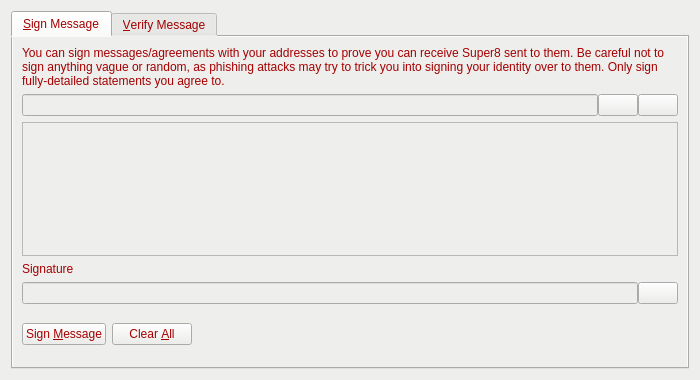
<?xml version="1.0" encoding="UTF-8"?>
<ui version="4.0">
 <class>SignVerifyMessageDialog</class>
 <widget class="QDialog" name="SignVerifyMessageDialog">
  <property name="geometry">
   <rect>
    <x>0</x>
    <y>0</y>
    <width>700</width>
    <height>380</height>
   </rect>
  </property>
  <property name="windowTitle">
   <string>Signatures - Sign / Verify a Message</string>
  </property>
  <property name="styleSheet">
   <string notr="true">background-color: rgb(238, 238, 236);
color: rgb(164, 0, 0);</string>
  </property>
  <property name="modal">
   <bool>true</bool>
  </property>
  <layout class="QVBoxLayout" name="verticalLayout">
   <item>
    <widget class="QTabWidget" name="tabWidget">
     <property name="currentIndex">
      <number>0</number>
     </property>
     <widget class="QWidget" name="tabSignMessage">
      <attribute name="title">
       <string>&amp;Sign Message</string>
      </attribute>
      <layout class="QVBoxLayout" name="verticalLayout_SM">
       <item>
        <widget class="QLabel" name="infoLabel_SM">
         <property name="text">
          <string>You can sign messages/agreements with your addresses to prove you can receive Super8 sent to them. Be careful not to sign anything vague or random, as phishing attacks may try to trick you into signing your identity over to them. Only sign fully-detailed statements you agree to.</string>
         </property>
         <property name="textFormat">
          <enum>Qt::PlainText</enum>
         </property>
         <property name="wordWrap">
          <bool>true</bool>
         </property>
        </widget>
       </item>
       <item>
        <layout class="QHBoxLayout" name="horizontalLayout_1_SM">
         <property name="spacing">
          <number>0</number>
         </property>
         <item>
          <widget class="QValidatedLineEdit" name="addressIn_SM">
           <property name="toolTip">
            <string>The Super8 address to sign the message with</string>
           </property>
          </widget>
         </item>
         <item>
          <widget class="QPushButton" name="addressBookButton_SM">
           <property name="toolTip">
            <string>Choose previously used address</string>
           </property>
           <property name="text">
            <string/>
           </property>
           <property name="shortcut">
            <string>Alt+A</string>
           </property>
           <property name="autoDefault">
            <bool>false</bool>
           </property>
          </widget>
         </item>
         <item>
          <widget class="QPushButton" name="pasteButton_SM">
           <property name="toolTip">
            <string>Paste address from clipboard</string>
           </property>
           <property name="text">
            <string/>
           </property>
           <property name="shortcut">
            <string>Alt+P</string>
           </property>
           <property name="autoDefault">
            <bool>false</bool>
           </property>
          </widget>
         </item>
        </layout>
       </item>
       <item>
        <widget class="QPlainTextEdit" name="messageIn_SM">
         <property name="toolTip">
          <string>Enter the message you want to sign here</string>
         </property>
        </widget>
       </item>
       <item>
        <widget class="QLabel" name="signatureLabel_SM">
         <property name="text">
          <string>Signature</string>
         </property>
         <property name="textFormat">
          <enum>Qt::PlainText</enum>
         </property>
        </widget>
       </item>
       <item>
        <layout class="QHBoxLayout" name="horizontalLayout_2_SM">
         <property name="spacing">
          <number>0</number>
         </property>
         <item>
          <widget class="QLineEdit" name="signatureOut_SM">
           <property name="font">
            <font>
             <italic>true</italic>
            </font>
           </property>
           <property name="readOnly">
            <bool>true</bool>
           </property>
          </widget>
         </item>
         <item>
          <widget class="QPushButton" name="copySignatureButton_SM">
           <property name="toolTip">
            <string>Copy the current signature to the system clipboard</string>
           </property>
           <property name="text">
            <string/>
           </property>
           <property name="autoDefault">
            <bool>false</bool>
           </property>
          </widget>
         </item>
        </layout>
       </item>
       <item>
        <layout class="QHBoxLayout" name="horizontalLayout_3_SM">
         <item>
          <widget class="QPushButton" name="signMessageButton_SM">
           <property name="toolTip">
            <string>Sign the message to prove you own this Super8 address</string>
           </property>
           <property name="text">
            <string>Sign &amp;Message</string>
           </property>
           <property name="autoDefault">
            <bool>false</bool>
           </property>
          </widget>
         </item>
         <item>
          <widget class="QPushButton" name="clearButton_SM">
           <property name="toolTip">
            <string>Reset all sign message fields</string>
           </property>
           <property name="text">
            <string>Clear &amp;All</string>
           </property>
           <property name="autoDefault">
            <bool>false</bool>
           </property>
          </widget>
         </item>
         <item>
          <spacer name="horizontalSpacer_1_SM">
           <property name="orientation">
            <enum>Qt::Horizontal</enum>
           </property>
           <property name="sizeHint" stdset="0">
            <size>
             <width>40</width>
             <height>48</height>
            </size>
           </property>
          </spacer>
         </item>
         <item>
          <widget class="QLabel" name="statusLabel_SM">
           <property name="font">
            <font>
             <weight>75</weight>
             <bold>true</bold>
            </font>
           </property>
           <property name="text">
            <string/>
           </property>
           <property name="wordWrap">
            <bool>true</bool>
           </property>
          </widget>
         </item>
         <item>
          <spacer name="horizontalSpacer_2_SM">
           <property name="orientation">
            <enum>Qt::Horizontal</enum>
           </property>
           <property name="sizeHint" stdset="0">
            <size>
             <width>40</width>
             <height>48</height>
            </size>
           </property>
          </spacer>
         </item>
        </layout>
       </item>
      </layout>
     </widget>
     <widget class="QWidget" name="tabVerifyMessage">
      <attribute name="title">
       <string>&amp;Verify Message</string>
      </attribute>
      <layout class="QVBoxLayout" name="verticalLayout_VM">
       <item>
        <widget class="QLabel" name="infoLabel_VM">
         <property name="text">
          <string>Enter the receiver's address, message (ensure you copy line breaks, spaces, tabs, etc. exactly) and signature below to verify the message. Be careful not to read more into the signature than what is in the signed message itself, to avoid being tricked by a man-in-the-middle attack. Note that this only proves the signing party receives with the address, it cannot prove sendership of any transaction!</string>
         </property>
         <property name="textFormat">
          <enum>Qt::PlainText</enum>
         </property>
         <property name="alignment">
          <set>Qt::AlignLeading|Qt::AlignLeft|Qt::AlignTop</set>
         </property>
         <property name="wordWrap">
          <bool>true</bool>
         </property>
        </widget>
       </item>
       <item>
        <layout class="QHBoxLayout" name="horizontalLayout_1_VM">
         <property name="spacing">
          <number>0</number>
         </property>
         <item>
          <widget class="QValidatedLineEdit" name="addressIn_VM">
           <property name="toolTip">
            <string>The Super8 address the message was signed with</string>
           </property>
          </widget>
         </item>
         <item>
          <widget class="QPushButton" name="addressBookButton_VM">
           <property name="toolTip">
            <string>Choose previously used address</string>
           </property>
           <property name="text">
            <string/>
           </property>
           <property name="shortcut">
            <string>Alt+A</string>
           </property>
           <property name="autoDefault">
            <bool>false</bool>
           </property>
          </widget>
         </item>
        </layout>
       </item>
       <item>
        <widget class="QPlainTextEdit" name="messageIn_VM"/>
       </item>
       <item>
        <widget class="QValidatedLineEdit" name="signatureIn_VM"/>
       </item>
       <item>
        <layout class="QHBoxLayout" name="horizontalLayout_2_VM">
         <item>
          <widget class="QPushButton" name="verifyMessageButton_VM">
           <property name="toolTip">
            <string>Verify the message to ensure it was signed with the specified Super8 address</string>
           </property>
           <property name="text">
            <string>Verify &amp;Message</string>
           </property>
           <property name="autoDefault">
            <bool>false</bool>
           </property>
          </widget>
         </item>
         <item>
          <widget class="QPushButton" name="clearButton_VM">
           <property name="toolTip">
            <string>Reset all verify message fields</string>
           </property>
           <property name="text">
            <string>Clear &amp;All</string>
           </property>
           <property name="autoDefault">
            <bool>false</bool>
           </property>
          </widget>
         </item>
         <item>
          <spacer name="horizontalSpacer_1_VM">
           <property name="orientation">
            <enum>Qt::Horizontal</enum>
           </property>
           <property name="sizeHint" stdset="0">
            <size>
             <width>40</width>
             <height>48</height>
            </size>
           </property>
          </spacer>
         </item>
         <item>
          <widget class="QLabel" name="statusLabel_VM">
           <property name="font">
            <font>
             <weight>75</weight>
             <bold>true</bold>
            </font>
           </property>
           <property name="text">
            <string/>
           </property>
           <property name="wordWrap">
            <bool>true</bool>
           </property>
          </widget>
         </item>
         <item>
          <spacer name="horizontalSpacer_2_VM">
           <property name="orientation">
            <enum>Qt::Horizontal</enum>
           </property>
           <property name="sizeHint" stdset="0">
            <size>
             <width>40</width>
             <height>48</height>
            </size>
           </property>
          </spacer>
         </item>
        </layout>
       </item>
      </layout>
     </widget>
    </widget>
   </item>
  </layout>
 </widget>
 <customwidgets>
  <customwidget>
   <class>QValidatedLineEdit</class>
   <extends>QLineEdit</extends>
   <header>qvalidatedlineedit.h</header>
  </customwidget>
 </customwidgets>
 <resources>
  <include location="../super8.qrc"/>
 </resources>
 <connections/>
</ui>
